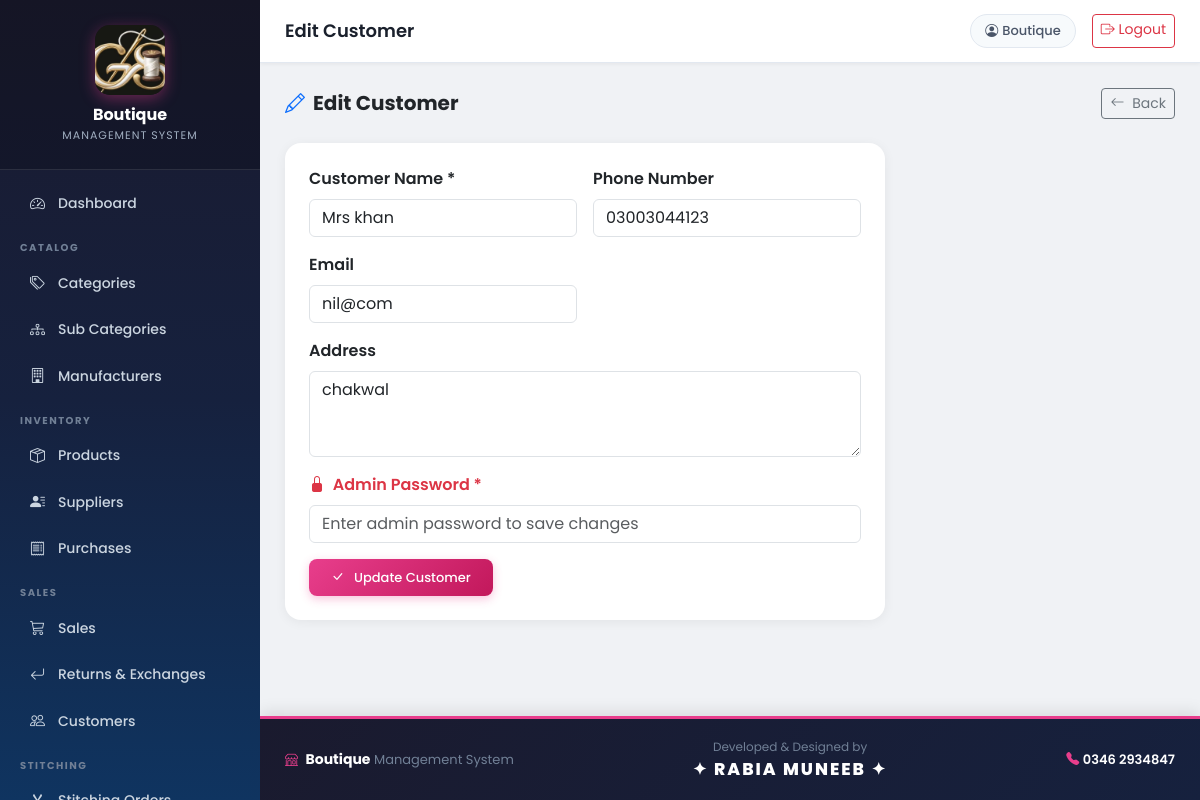
The page /customers/edit/3/ (signed in) on the database its author committed.
### customers/models.py (models this page shows, shortened)
class Customer(models.Model):
    name = models.CharField(max_length=200)
    phone = models.CharField(max_length=20, blank=True, null=True)
    email = models.EmailField(blank=True, null=True)
    address = models.TextField(blank=True, null=True)
    saved_size = models.CharField(max_length=10, blank=True, null=True)
    saved_shirt_length = models.CharField(max_length=20, blank=True, null=True)
    saved_shoulder = models.CharField(max_length=20, blank=True, null=True)
    saved_chest = models.CharField(max_length=20, blank=True, null=True)
    saved_waist = models.CharField(max_length=20, blank=True, null=True)
    saved_sleeve_length = models.CharField(max_length=20, blank=True, null=True)
    saved_collar = models.CharField(max_length=20, blank=True, null=True)
    saved_shalwar_length = models.CharField(max_length=20, blank=True, null=True)
    saved_shalwar_waist = models.CharField(max_length=20, blank=True, null=True)
    saved_hip = models.CharField(max_length=20, blank=True, null=True)
    saved_bottom_width = models.CharField(max_length=20, blank=True, null=True)
    saved_extra_measurements = models.TextField(blank=True, null=True)
    created_at = models.DateTimeField(auto_now_add=True)

### customers/views.py (the view, shortened to what this page needs)
# urls.py: path('customers/edit/<int:pk>/', views.customer_edit, name='customer_edit'),
@login_required
def customer_edit(request, pk):
    customer = get_object_or_404(Customer, pk=pk)
    return render(request, 'customers/customer_edit.html', {'customer': customer})

### templates/customers/customer_edit.html (shortened to what this page needs)
{% extends 'base.html' %}
{% block page_title %}Edit Customer{% endblock %}
{% block content %}
<div class="d-flex justify-content-between align-items-center mb-4">
    <h5 class="fw-bold mb-0"><i class="bi bi-pencil me-2 text-primary"></i>Edit Customer</h5>
    <a href="{% url 'customer_list' %}" class="btn btn-sm btn-outline-secondary">
        <i class="bi bi-arrow-left me-1"></i> Back
    </a>
</div>
<div class="content-card" style="max-width: 600px;">
    <div class="card-body p-4">
        <form method="post">
            <div class="row g-3">
                <div class="col-md-6">
                    <label class="form-label fw-semibold">Customer Name *</label>
                    <input type="text" name="name" class="form-control"
                           value="{{ customer.name }}" required>
                </div>
                <div class="col-md-6">
                    <label class="form-label fw-semibold">Phone Number</label>
                    <input type="text" name="phone" class="form-control"
                           value="{{ customer.phone|default:'' }}">
                </div>
                <div class="col-md-6">
                    <label class="form-label fw-semibold">Email</label>
                    <input type="email" name="email" class="form-control"
                           value="{{ customer.email|default:'' }}">
                </div>
                <div class="col-12">
                    <label class="form-label fw-semibold">Address</label>
                    <textarea name="address" class="form-control" rows="3">{{ customer.address|default:'' }}</textarea>
                </div>
                <div class="col-12">
                    <label class="form-label fw-semibold text-danger">
                        <i class="bi bi-lock-fill me-1"></i> Admin Password *
                    </label>
                    <input type="password" name="edit_password" class="form-control"
                           placeholder="Enter admin password to save changes" required>
                </div>
                <div class="col-12">
                    <button type="submit" class="btn-primary-custom btn">
                        <i class="bi bi-check-lg me-1"></i> Update Customer
                    </button>
                </div>
            </div>
        </form>
    </div>
</div>
{% endblock %}

### templates/base.html (shortened to what this page needs)
{% load static %}
<!DOCTYPE html>
<html lang="en">
<head>
    <link href="https://cdn.jsdelivr.net/npm/bootstrap@5.3.0/dist/css/bootstrap.min.css" rel="stylesheet">
    <link href="https://cdn.jsdelivr.net/npm/bootstrap-icons@1.10.5/font/bootstrap-icons.css" rel="stylesheet">
</head>
<body>
<nav id="sidebar">
    <div class="sidebar-header">
        <img src="{% static 'images/logo.jpeg' %}" alt="Boutique Logo"
             style="width:70px; height:70px; border-radius:15px; object-fit:cover; margin: 0 auto 10px; display:block; box-shadow: 0 4px 15px rgba(232,62,140,0.4);">
        <h4>Boutique</h4>
        <p>Management System</p>
    </div>
    <div class="sidebar-nav">
        <ul class="components">
            <li><a href="{% url 'dashboard' %}" class="{% if request.resolver_match.url_name == 'dashboard' %}active{% endif %}"><i class="bi bi-speedometer2"></i> Dashboard</a></li>
            <div class="sidebar-label">Catalog</div>
            <li><a href="{% url 'category_list' %}" class="{% if request.resolver_match.url_name == 'category_list' %}active{% endif %}"><i class="bi bi-tags"></i> Categories</a></li>
            <li><a href="{% url 'subcategory_list' %}" class="{% if request.resolver_match.url_name == 'subcategory_list' %}active{% endif %}"><i class="bi bi-diagram-3"></i> Sub Categories</a></li>
            <li><a href="{% url 'manufacturer_list' %}" class="{% if request.resolver_match.url_name == 'manufacturer_list' %}active{% endif %}"><i class="bi bi-building"></i> Manufacturers</a></li>
            <div class="sidebar-label">Inventory</div>
            <li><a href="{% url 'product_list' %}" class="{% if request.resolver_match.url_name == 'product_list' %}active{% endif %}"><i class="bi bi-box-seam"></i> Products</a></li>
            <li><a href="{% url 'supplier_list' %}" class="{% if request.resolver_match.url_name == 'supplier_list' %}active{% endif %}"><i class="bi bi-person-lines-fill"></i> Suppliers</a></li>
            <li><a href="{% url 'purchase_list' %}" class="{% if request.resolver_match.url_name == 'purchase_list' %}active{% endif %}"><i class="bi bi-receipt"></i> Purchases</a></li>
            <div class="sidebar-label">Sales</div>
            <li><a href="{% url 'sale_list' %}" class="{% if request.resolver_match.url_name == 'sale_list' %}active{% endif %}"><i class="bi bi-cart3"></i> Sales</a></li>
            <li><a href="{% url 'sale_return_list' %}" class="{% if request.resolver_match.url_name == 'sale_return_list' %}active{% endif %}"><i class="bi bi-arrow-return-left"></i> Returns & Exchanges</a></li>
            <li><a href="{% url 'customer_list' %}" class="{% if request.resolver_match.url_name == 'customer_list' %}active{% endif %}"><i class="bi bi-people"></i> Customers</a></li>
            <div class="sidebar-label">Stitching</div>
            <li><a href="{% url 'stitching_list' %}" class="{% if request.resolver_match.url_name == 'stitching_list' %}active{% endif %}"><i class="bi bi-scissors"></i> Stitching Orders</a></li>
        </ul>
    </div>
</nav>
<div id="content">
    <div class="top-navbar">
        <div class="d-flex align-items-center">
            <h5 class="page-heading">{% block page_title %}Dashboard{% endblock %}</h5>
        </div>
        <div class="d-flex align-items: center gap-3">
            <div class="user-badge"><i class="bi bi-person-circle me-1"></i>{{ request.user.username }}</div>
            <a href="{% url 'logout' %}" class="btn btn-sm btn-outline-danger"><i class="bi bi-box-arrow-right"></i> Logout</a>
        </div>
    </div>
    <div class="page-content">
        {% block content %}{% endblock %}
    </div>
    <footer class="main-footer">
        <div class="d-flex justify-content-between align-items-center flex-wrap gap-2">
            <div>
                <i class="bi bi-shop me-1" style="color:#e83e8c;"></i>
                <strong style="color:#fff; font-size:14px;">Boutique</strong>
                <span style="color:#718096; font-size:13px;"> Management System</span>
            </div>
            <div style="text-align:center;">
                <span style="color:#718096; font-size:12px;">Developed & Designed by</span><br>
                <span class="dev-name">✦ Rabia Muneeb ✦</span>
            </div>
            <div style="text-align:right;">
                <i class="bi bi-telephone-fill" style="color:#e83e8c;"></i>
                <span style="color:#fff; font-size:13px; font-weight:600;"> 0346 2934847</span>
            </div>
        </div>
    </footer>
</div>
</body>
</html>

### templates/base.html (style rules this page uses)
* { font-family: "Poppins", sans-serif; }
body { background-color: #f0f2f5; margin: 0; padding: 0; }
#sidebar { width: 260px; height: 100vh; background: linear-gradient(180deg, #1a1a2e 0%, #16213e 50%, #0f3460 100%); position: fixed; top: 0; left: 0; z-index: 100; display: flex; flex-direction: column; overflow: hidden; }
#sidebar .sidebar-header { padding: 25px 20px; background: rgba(0,0,0,0.2); text-align: center; flex-shrink: 0; border-bottom: 1px solid rgba(255,255,255,0.1); }
#sidebar .sidebar-header h4 { color: #fff; margin: 0; font-size: 16px; font-weight: 700; }
#sidebar .sidebar-header p { color: #a0aec0; margin: 3px 0 0 0; font-size: 11px; letter-spacing: 1px; text-transform: uppercase; }
#sidebar .sidebar-nav { flex: 1; overflow-y: auto; padding: 10px 0 20px; }
#sidebar ul.components { padding: 0; list-style: none; margin: 0; }
#sidebar ul li a { padding: 11px 20px; display: flex; align-items: center; color: #cbd5e0; text-decoration: none; font-size: 14px; font-weight: 500; transition: all 0.2s; margin: 2px 10px; border-radius: 8px; }
#sidebar ul li a i { margin-right: 10px; width: 18px; font-size: 15px; }
.sidebar-label { padding: 12px 20px 4px; font-size: 10px; color: #718096; text-transform: uppercase; letter-spacing: 1.5px; font-weight: 700; }
#content { margin-left: 260px; min-height: 100vh; display: flex; flex-direction: column; }
.top-navbar { background: #fff; border-bottom: 1px solid #e2e8f0; padding: 14px 25px; box-shadow: 0 1px 4px rgba(0,0,0,0.06); display: flex; align-items: center; justify-content: space-between; flex-shrink: 0; position: sticky; top: 0; z-index: 99; }
.top-navbar .page-heading { font-size: 18px; font-weight: 600; color: #1a202c; margin: 0; }
.user-badge { background: #f7fafc; border: 1px solid #e2e8f0; border-radius: 25px; padding: 6px 14px; font-size: 13px; color: #4a5568; font-weight: 500; }
.page-content { padding: 25px; flex: 1; }
.content-card { background: #fff; border: none; border-radius: 16px; box-shadow: 0 2px 12px rgba(0,0,0,0.06); overflow: hidden; height: 100%; }
.btn-primary-custom { background: linear-gradient(135deg, #e83e8c, #c2185b); border: none; color: white !important; padding: 9px 22px; border-radius: 8px; font-size: 13px; font-weight: 500; transition: all 0.2s; box-shadow: 0 3px 10px rgba(232,62,140,0.3); text-decoration: none; display: inline-flex; align-items: center; gap: 6px; }
.main-footer { background: linear-gradient(135deg, #1a1a2e, #16213e); border-top: 3px solid #e83e8c; padding: 18px 25px; font-size: 13px; color: #a0aec0; flex-shrink: 0; box-shadow: 0 -4px 15px rgba(0,0,0,0.1); }
.main-footer .dev-name { color: #ffffff; font-size: 17px; font-weight: 800; letter-spacing: 2px; text-transform: uppercase; }

### rows shown on the page
Customer: name "Mrs khan", phone "03003044123", email "nil@com", address "chakwal"

### other values the page prints
{{ request.user.username }} "Boutique"
